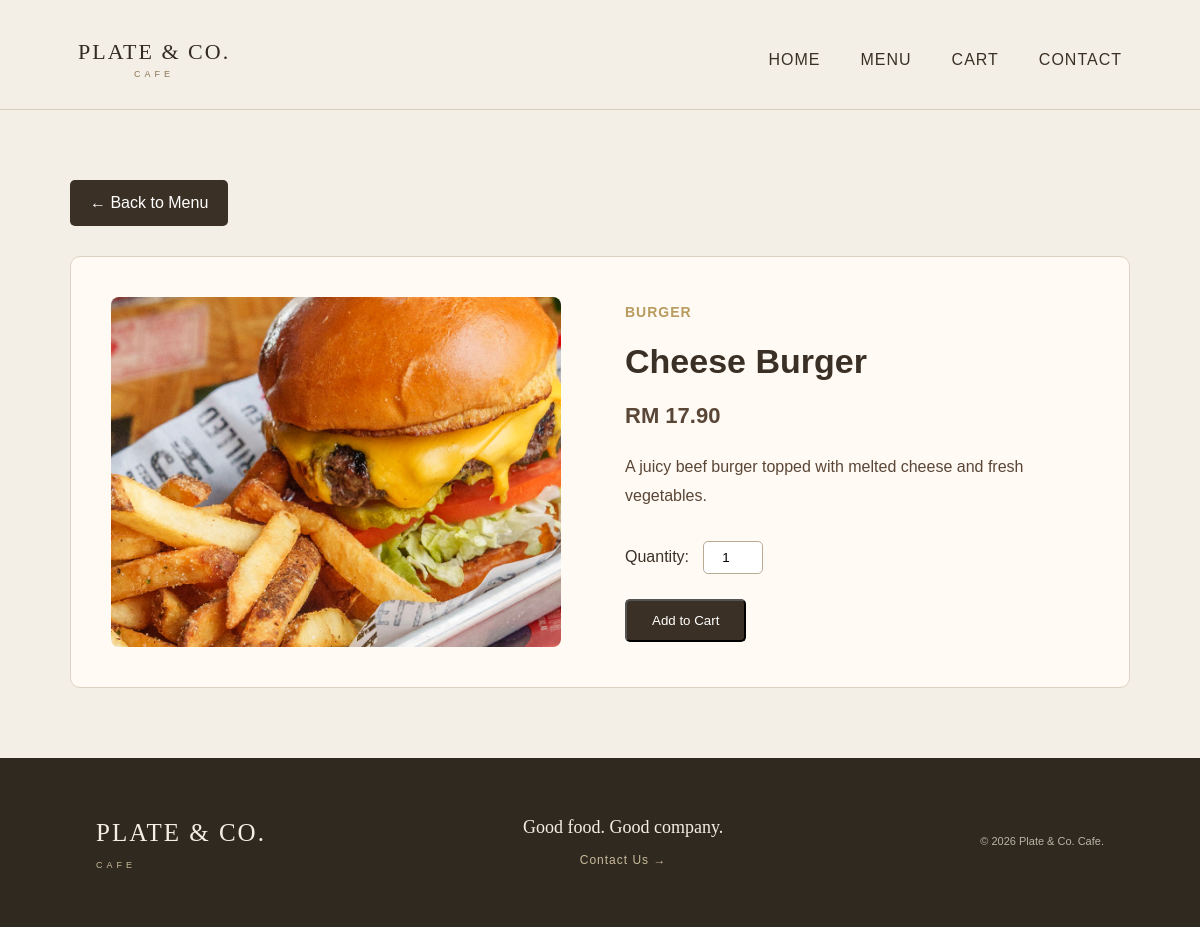
The page /menu/details.php?id=2 on the database its author committed.
### tables this page shows
CREATE TABLE dishes (
    dish_id INT AUTO_INCREMENT PRIMARY KEY,
    name VARCHAR(100) NOT NULL,
    description TEXT,
    price DECIMAL(6,2) NOT NULL,
    image VARCHAR(255),
    category VARCHAR(50)
);

### menu/details.php (the view, shortened to what this page needs)
<?php
$dbHost = 'localhost';
$dbUser = 'root';
$dbPass = '';
$dbName = 'cafe_data';
$port = 3308;
$conn = mysqli_connect($dbHost, $dbUser, $dbPass, $dbName, $port);
$dish_id = (int) $_GET['id'];
$sql = "SELECT * FROM dishes WHERE dish_id = $dish_id";
$result = mysqli_query($conn, $sql);
$dish = mysqli_fetch_assoc($result);
?>
<!DOCTYPE html>
<html>
<head>
    <link rel="stylesheet" href="/restaurant/mystyle.css">
</head>
<body>
<?php include('../includes/header.php'); ?>
<div id="itemDetailsPage">
    <a href="menu.php" class="backMenuBtn">
        ← Back to Menu
    </a>
    <div class="itemDetailsContainer">
        <div class="itemDetailsImage">
            <?php if (!empty($dish['image'])) { ?>
                <img
                    src="/restaurant/images/<?php echo htmlspecialchars($dish['image']); ?>"
                    alt="<?php echo htmlspecialchars($dish['name']); ?>"
                >
            <?php } else { ?>
                <p>No image available.</p>
            <?php } ?>
        </div>
        <div class="itemDetailsInfo">
            <p class="itemCategory">
                <?php echo htmlspecialchars($dish['category']); ?>
            </p>
            <h1>
                <?php echo htmlspecialchars($dish['name']); ?>
            </h1>
            <p class="itemPrice">
                RM <?php echo number_format($dish['price'], 2); ?>
            </p>
            <p class="itemDescription">
                <?php echo nl2br(htmlspecialchars($dish['description'])); ?>
            </p>
            <form action="../cart/cart.php" method="post">
    <div class="quantitySection">
        <label for="quantity">
            Quantity:
        </label>
        <input
            type="number"
            id="quantity"
            name="quantity"
            value="1"
            min="1"
            max="20"
        >
    </div>
    <button type="submit" class="addCartBtn">
        Add to Cart
    </button>
</form>
        </div>
    </div>
</div>
<?php include('../includes/footer.php'); ?>
</body>
</html>

### mystyle.css (style rules this page uses)
body { margin: 0; font-family: Arial, sans-serif; background-color: #d2c6ac; color: #3B3025; }
#itemDetailsPage { max-width: 1100px; margin: 50px auto; padding: 20px; }
.backMenuBtn { display: inline-block; padding: 10px 20px; margin-bottom: 30px; background-color: #3B3025; color: white; text-decoration: none; border-radius: 5px; }
.itemDetailsContainer { display: flex; gap: 50px; align-items: center; padding: 40px; background-color: #fffaf4; border: 1px solid #ddd2c3; border-radius: 10px; }
.itemDetailsImage { width: 50%; text-align: center; }
.itemDetailsImage img { width: 100%; max-width: 450px; height: 350px; object-fit: cover; border-radius: 8px; }
.itemDetailsInfo { width: 50%; }
.itemCategory { font-size: 14px; color: #B89B5E; font-weight: bold; text-transform: uppercase; letter-spacing: 1px; }
.itemDetailsInfo h1 { font-size: 34px; color: #3B3025; margin: 10px 0; }
.itemPrice { font-size: 22px; font-weight: bold; color: #5A4636; }
.itemDescription { font-size: 16px; line-height: 1.8; color: #5A4636; margin: 20px 0 30px; }
.quantitySection { margin-bottom: 25px; }
.quantitySection label { color: #3B3025; margin-right: 10px; }
.quantitySection input { width: 60px; padding: 8px; border: 1px solid #b9aa96; border-radius: 5px; text-align: center; }
.addCartBtn { display: inline-block; padding: 12px 25px; background-color: #3B3025; color: white; text-decoration: none; border-radius: 5px; }
* { margin: 0; padding: 0; box-sizing: border-box; }
html { scroll-behavior: smooth; }
body { font-family: Arial, Helvetica, sans-serif; background-color: #f4efe6; color: #332b22; line-height: 1.6; }
a { text-decoration: none; color: inherit; }
img { max-width: 100%; display: block; }

### rows shown on the page
dishes: image (picture), category "BURGER", name "Cheese Burger", price "17.90", description "A juicy beef burger topped with melted cheese and fresh vegetables."
